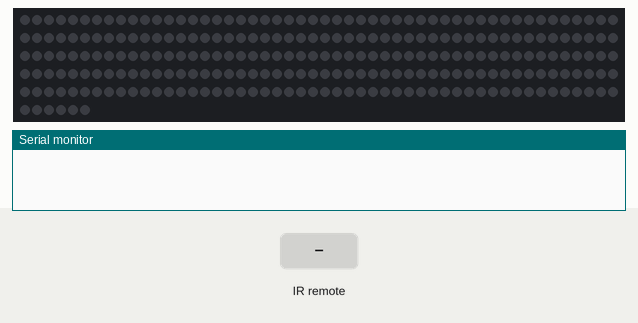
The sketch below on a simulated Arduino Uno, built with avr-gcc and run on an emulated ATmega328P. On the bench: 256 RGB LEDs in strip order, left to right, continuing on the next row, the last lines printed to the serial monitor. Inputs (shaded band) come from the test bench. Dim RGB values are drawn brighter than linear.

Above: at 1.2 s.
1.3 s: infrared code 0xF7A05F received
At 2.5 s:
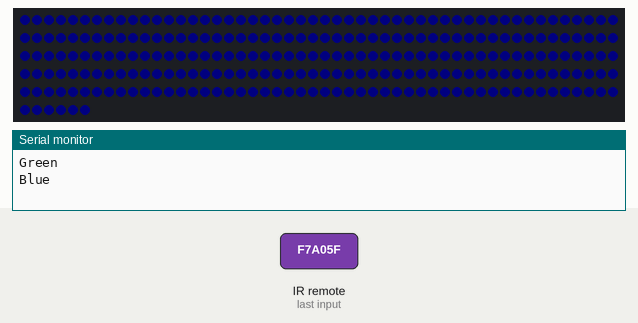
2.8 s: infrared code 0xF740BF received
At 3.89 s:
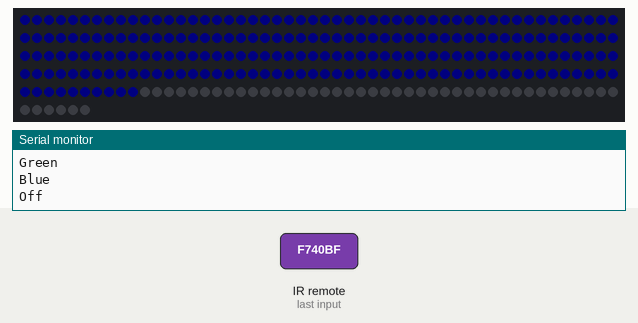
Timing chart, 0 to 5.8 s (numbered marks = the images above; inputs shaded):
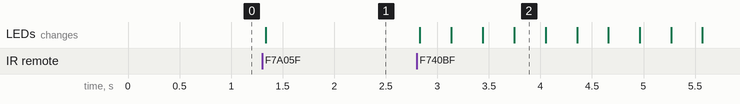

The sketch:

Dad_Project.ino
```cpp
#include <IRremote.h>
#include <Adafruit_NeoPixel.h>

#define ledPin 10
int ledBrightness = 5;
int ledCount = 256;
int ledPower = 0;
int Red = 0;
int Green = 0;
int Blue = 0;

Adafruit_NeoPixel strip(ledCount, ledPin, NEO_GRB + NEO_KHZ800);

const int RECV_PIN = 11;
IRrecv irrecv(RECV_PIN);
decode_results results;
unsigned long key_value = 0;

void setup(){
  Serial.begin(9600);
  irrecv.enableIRIn();
  irrecv.blink13(true);

  strip.begin();
  strip.show();
  strip.setBrightness(ledBrightness);
}

void loop(){
  if (irrecv.decode(&results)){

        if (results.value == 0XFFFFFFFF)
          results.value = key_value;

        switch(results.value){
          case 0xF720DF:
            Serial.println("BRIGHTNESS UP");
            ledBrightness += 10;
            strip.setBrightness(ledBrightness);
            strip.show();
            break;
          case 0xFFA857:
            Serial.println("BRIGHTNESS DOWN");
            ledBrightness -= 10;
            strip.setBrightness(ledBrightness);
            strip.show();
            break;
          case 0xF740BF:
            Serial.println("Off");
            PowerOff();
            break;
          case 0xF7C03F:
            Serial.println("On");
            ColorPick();
            break;
          //case 0xF720DF:
            Serial.println("Red");
            Red = 255;
            Green = 0;
            Blue = 0;
            strip.fill(strip.Color(Red, Green, Blue), 0, ledCount);
            strip.show();
          case 0xF7A05F:
            Serial.println("Green");
            Red = 0;
            Green = 255;
            Blue = 0;
            strip.fill(strip.Color(Red, Green, Blue), 0, ledCount);
            strip.show();
          case 0xF7609F:
            Serial.println("Blue");
            Red = 0;
            Green = 0;
            Blue = 255;
            strip.fill(strip.Color(Red, Green, Blue), 0, ledCount);
            strip.show();
        key_value = results.value;
        irrecv.resume();
    }
  }
}

void PowerOff() {
  for (int i = ledCount; i >= 0; i--)  {
    strip.setPixelColor(i, strip.Color(0, 0, 0));
    strip.show();
    delay(10);
  }
}

void ColorPick()  {
  ledPower = 1;
  for (int i = 0; i < ledCount; i++)  {
    strip.setPixelColor(i, strip.Color(Red, Green, Blue));
    strip.show();
    delay(10);
  }
}
```

Measured:
- after the input at 1.3 s, the LEDs: change at once (image 1)
- after the input at 2.8 s, the LEDs: first change at once (image 2 shows a later state)
